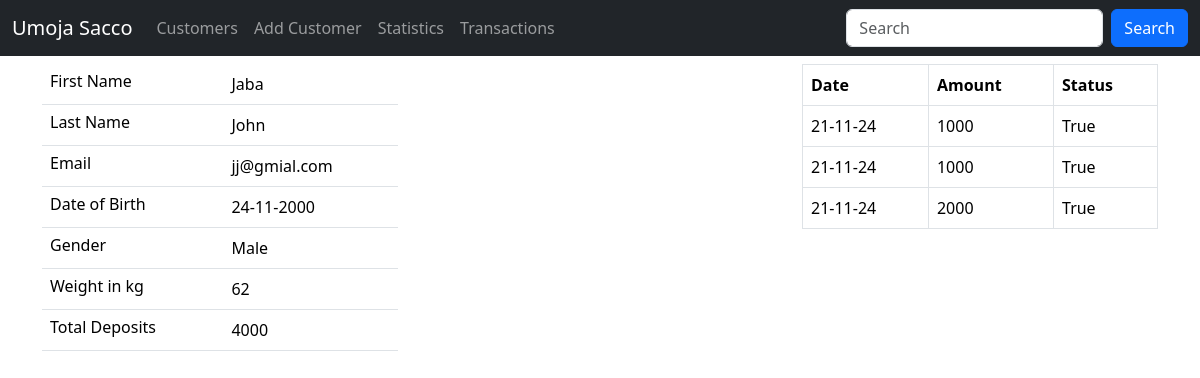
Screenshot of /customers/details/1 with the database file from the repository.
### sacco/models.py (models this page shows, shortened)
class Customer(models.Model):
    first_name = models.CharField(max_length=60)
    last_name = models.CharField(max_length=60)
    email = models.EmailField(unique=True)
    dob = models.DateField()
    gender = models.CharField(max_length=11)
    weight = models.IntegerField(default=0)
    created_at = models.DateTimeField(auto_now_add=True)
    updated_at = models.DateField(auto_now=True)
    class Meta:
        db_table = 'customers'

class Deposits(models.Model):
    amount = models.IntegerField()
    status = models.BooleanField(default=False)
    customer = models.ForeignKey(Customer, on_delete=models.CASCADE)
    created_at = models.DateTimeField(auto_now_add=True)
    updated_at = models.DateField(auto_now=True)
    class Meta:
        db_table = 'deposits'

### sacco/views.py (the view)
# urls.py: path('customers/details/<int:customer_id>', views.customer_details, name='customer_details'),
def customer_details(request, customer_id):
    customer = Customer.objects.get(id=customer_id)
    deposits = Deposits.objects.filter(customer_id=customer_id)
    total = Deposits.objects.filter(customer=customer).filter(status=True).aggregate(Sum('amount'))["amount__sum"]
    return render(request, 'details.html', {"deposits": deposits, "customer": customer, 'total': total})

### templates/details.html (shortened to what this page needs)
{% extends 'layout.html' %}
{% load static %}
{% block content %}
    <div class="container">
        <div class="row mt-2">
            <div class="col-sm-4">
                <table class="table striped">
                    <tr>
                        <td class="h6">First Name</td>
                        <td>{{ customer.first_name }}</td>
                    </tr>
                    <tr>
                        <td class="h6">Last Name</td>
                        <td>{{ customer.last_name }}</td>
                    </tr>
                    <tr>
                        <td class="h6">Email</td>
                        <td>{{ customer.email }}</td>
                    </tr>
                    <tr>
                        <td class="h6">Date of Birth</td>
                        <td>{{ customer.dob | date:"d-m-Y"}}</td>
                    </tr>
                    <tr>
                        <td class="h6">Gender</td>
                        <td>{{ customer.gender }}</td>
                    </tr>
                    <tr>
                        <td class="h6">Weight in kg</td>
                        <td>{{ customer.weight }}</td>
                    </tr>
                    <tr>
                        <td class="h6">Total Deposits</td>
                        <td>{{ total }}</td>
                    </tr>
                </table>
            </div>
            <div class="col-sm-4">
            </div>
            <div class="col-sm-4">
                <table class="table table-bordered">
                    <tr>
                        <th>Date</th>
                        <th>Amount</th>
                        <th>Status</th>
                    </tr>
                    {% for depo in deposits %}
                        <tr>
                            <td>{{ depo.created_at | date:"d-m-y" }}</td>
                            <td>{{ depo.amount }}</td>
                            <td>{{ depo.status }}</td>
                        </tr>
                    {% endfor %}
                </table>
            </div>
        </div>
    </div>
{% endblock content %}

### rows the page displays
Customer: first_name "Jaba", last_name "John", email "jj@gmial.com", dob "24-11-2000", gender "Male", weight "62"
Deposits: created_at "21-11-24", amount "1000", status "True"
Deposits: created_at "21-11-24", amount "1000", status "True"
Deposits: created_at "21-11-24", amount "2000", status "True"

### other values shown
{{ total }} "4000"
